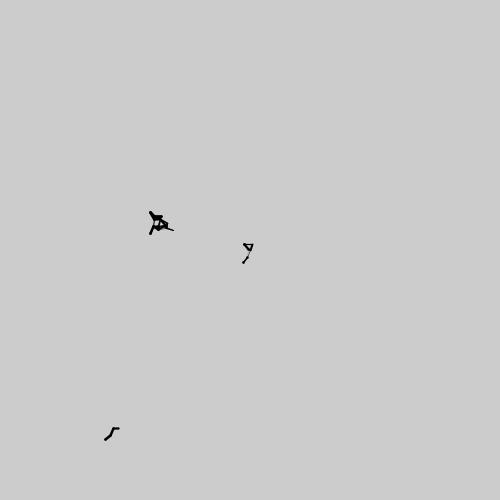
Frame 1 (no input)
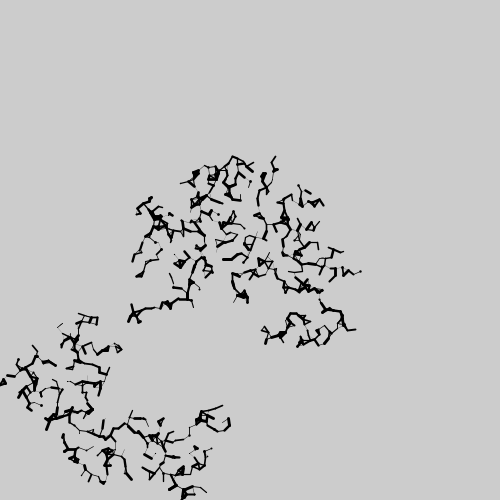
Frame 60 (the mouse pressed at the canvas centre just before this capture)
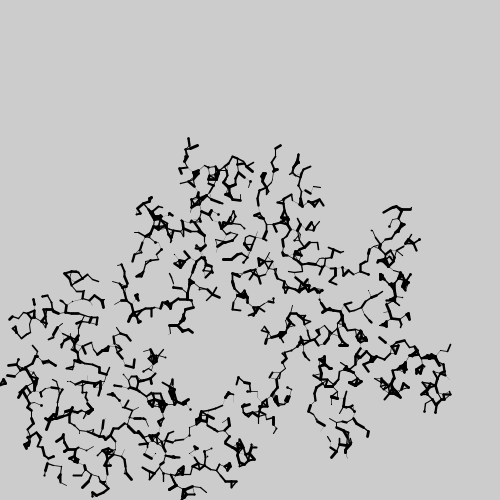
Frame 120 (the mouse held since frame 60 and released just before this capture)

The Processing sketch that drew these frames (run headless with seeded random() and noise(); from frame 60 on, the mouse is pressed at the canvas centre):

// Processing sketch: processing_171823
// ── processing_171823.pde



Cell[] myCells = new Cell[3500];


void setup() {
  size(500, 500);
  for (int i = 0; i < myCells.length; i ++) {
    myCells[i] = new Cell();
  }
}

void draw() {
  //here i created a loop that relates the number of seeds
  //with the total number of cells. As k is an integer,
  //if i had 3500 cells, it will be divided by 1000 and three
  //starting seeds will appear.
  for (int k=0; k<myCells.length/1000; k++) {
    myCells[k].isseed = true;
  }
  //to make the first seed to begin in the center you have
  //to call the location fucntion that comes from the class.
  //as it is vector, you have to maintain its characteristics
  //of funtioning: "new PVector(x , y)".
  myCells[0].location =  new PVector(width/2, height/2);
  //background(255);
  for (int i=0; i< myCells.length; i++) {
    //myCells[i].display();
    myCells[i].update();
  }
  

  for (int i=0; i<myCells.length; i++) {
    if(myCells[i].isseed == false){
      for(int j=0; j<myCells.length;j++){
        if(myCells[j].isseed == true){
          float d;
          d = PVector.dist(myCells[i].location, myCells[j].location);
            //if the activation distance is lower, the velocity
            //of the spreading is hugely reduced
            if(d < 8){
              myCells[i].isseed = true;
              //a variety of strokes is very interesting
              //the line generated is a consequence of the 
              //fact that a cell became a seed. So the attributes
              //of the line must be here
              strokeWeight(random(0.05,3));
              line(myCells[i].location.x, myCells[i].location.y, myCells[j].location.x, myCells[j].location.y); 
            }
          }
        }
      }
    }
  }




float speed = 1;
float angle = random(PI);

class Cell{
  
  PVector location = new PVector();
  PVector velocity = new PVector();
  float dia;
  boolean isseed;
  float cellred, cellgreen, cellblue;
  float lineweight;
   
  
  Cell(){
  
    location = new PVector(random(500), random(500));
    dia = 5;
    isseed = false;
    cellred = 255;
    cellgreen = 255;
    cellblue = 255;
    lineweight = 0.1;
  }
  
  void display(){
    stroke(lineweight);
    if(isseed == true){
      fill(255,0,0);
    }
    if(isseed == false){
    fill(cellred,cellgreen,cellblue);
    }
    ellipse(location.x, location.y, dia,dia);
  }
  void update(){
    if(isseed == false){
    velocity = new PVector(random(-1,1),random(-1,1));
    location.add(velocity);
    }
    
    
  }
}


    

  
  
    
  
